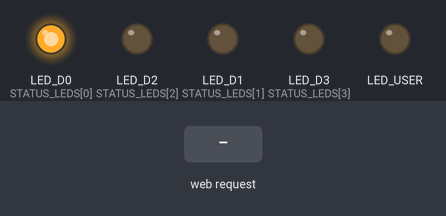
Recording of a sketch running on a simulated Arduino Opta. On the bench: output pins drawn as LEDs (lit = HIGH). The inputs (shaded band) are chosen by the test bench. WiFi joins after 1.5 s; servers stay silent unless stated; what the sketch prints to the serial monitor is not drawn.

Above: at 1.2 s.
1.3 s: HTTP request GET /PING received
At 2.4 s:
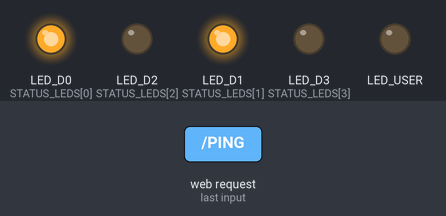
4.3 s: HTTP request GET /TIME received
At 4.6 s:
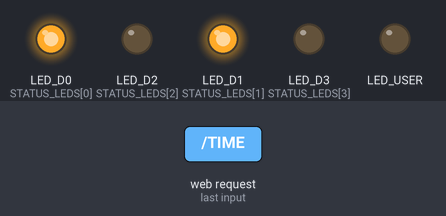
5.8 s: HTTP request GET /INFO received
At 8.2 s:
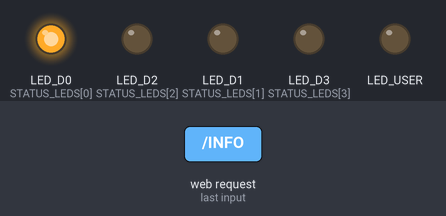
Timing chart, 0 to 9.7 s (numbered marks = the images above; inputs shaded):
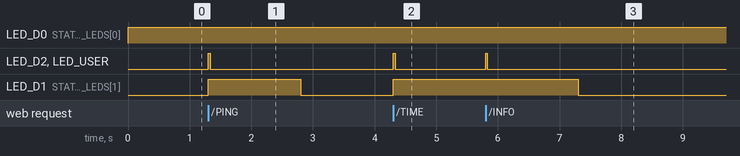

Measured:
- after the input at 1.3 s, LED_D2 (STATUS_LEDS[2]), LED_USER: LOW → HIGH at once, → LOW 0.03 s later; LED_D1 (STATUS_LEDS[1]): LOW → HIGH at once, → LOW 1.5 s later
- after the input at 4.3 s, LED_D2 (STATUS_LEDS[2]), LED_USER: LOW → HIGH at once, → LOW 0.03 s later; LED_D1 (STATUS_LEDS[1]): LOW → HIGH at once
- after the input at 5.8 s, LED_D2 (STATUS_LEDS[2]), LED_USER: LOW → HIGH at once, → LOW 0.03 s later; LED_D1 (STATUS_LEDS[1]): HIGH → LOW after 1.5 s instead of 0.00 s

The sketch:

opta_tcp_server_test.ino
```cpp
/*
  ============================================================================
   OPTA TCP SERVER TEST  -  Arduino Opta WiFi (Ethernet port)
   Pair: python/tcp_test_client.py  (Opta = server, PC = client)
  ============================================================================
   - Static IP 169.254.163.10 / 255.255.0.0, TCP server on port 8000,
     up to 4 clients at the same time.
   - Every byte received is printed on the USB Serial Monitor (115200) as
     text + HEX.
   - Every received line is forwarded to the other clients as
     "FROM <ip>:<port> <line>".
   - Relays are NOT used: safe to run with the motor drive wired.

   PC Ethernet adapter: 169.254.163.50 / 255.255.0.0
   PC runs:  python tcp_test_client.py --host 169.254.163.10

   Line protocol (text, CR/LF or LF terminated, case-insensitive commands)
     PING              -> PONG
     INFO              -> INFO ip=... clients=... uptime=... rx=... tx=...
     TIME              -> TIME <millis>
     LED <1-4> <0|1>   -> OK   (switches STATUS LED 1..4, visible check)
     PARSE <x;y;theta;result;> -> XYZR x=.. y=.. theta=.. result=..  or  XYZR ERR
     anything else     -> ECHO:<same text>

   LEDs: STATUS1 = Ethernet link up, STATUS2 = at least one client,
         STATUS3 = flashes on receive, blue USER LED = flashes on transmit
  ============================================================================
*/

#include <Ethernet.h>
#include <ctype.h>
#include <stdlib.h>
#include <string.h>

// ------------------------------ Configuration --------------------------------
IPAddress OPTA_IP(169, 254, 163, 10);
IPAddress OPTA_SUBNET(255, 255, 0, 0);
IPAddress OPTA_GATEWAY(169, 254, 163, 1);   // not used
IPAddress OPTA_DNS(169, 254, 163, 1);       // not used
const uint16_t TEST_PORT = 8000;

const uint8_t  MAX_CLIENTS        = 4;
const bool     ECHO_ENABLED       = true;
const bool     FORWARD_TO_OTHERS  = true;
const bool     HEX_DUMP           = true;
const size_t   LINE_MAX           = 600;
const unsigned long RX_FRAME_GAP_MS = 50;   // un-terminated message ends after this silence
const unsigned long WRITE_TIMEOUT_MS = 200;
// ------------------------------------------------------------------------------

struct Slot {
  EthernetClient client;
  bool used;
  char ip[20];
  uint16_t port;
  char line[LINE_MAX];
  size_t len;
  unsigned long lastByteAt;
  uint32_t rxBytes, txBytes;
};

void handleLine(uint8_t idx, char* line);
void sendTo(uint8_t idx, const char* text);
void dumpBytes(uint8_t idx, const uint8_t* data, size_t n);
void serviceClients(unsigned long now);
void acceptClients(unsigned long now);
void closeSlot(uint8_t idx, const char* why);
uint8_t clientCount();
bool parseCam(const char* msg, float* v, char* result, size_t resultSize);
void fmtFixed(char* out, size_t size, float v);

EthernetServer server(TEST_PORT);
Slot slots[MAX_CLIENTS];
bool linkUp = false;
unsigned long lastLinkCheck = 0, rxLedUntil = 0, txLedUntil = 0;
uint32_t totalRx = 0, totalTx = 0;

const uint8_t STATUS_LEDS[4] = { LED_D0, LED_D1, LED_D2, LED_D3 };
bool userLedOverride[4] = { false, false, false, false };
bool userLedState[4]    = { false, false, false, false };

// Parses "x;y;theta;result;" (',' also accepted, trailing separator optional).
bool parseCam(const char* msg, float* v, char* result, size_t resultSize) {
  char tok[6][32];
  uint8_t nt = 0;
  const char* p = msg;
  for (;;) {
    const char* a = p;
    while (*p && *p != ';' && *p != ',') p++;
    const char* b = p;
    while (a < b && isspace((unsigned char)*a)) a++;
    while (b > a && isspace((unsigned char)b[-1])) b--;
    if (nt < 6) {
      size_t len = (size_t)(b - a);
      if (len > 31) len = 31;
      memcpy(tok[nt], a, len);
      tok[nt][len] = '\0';
      nt++;
    }
    if (*p == '\0') break;
    p++;
  }
  while (nt > 0 && tok[nt - 1][0] == '\0') nt--;
  if (nt < 4 || tok[3][0] == '\0') return false;
  for (uint8_t i = 0; i < 3; i++) {
    char* end = nullptr;
    v[i] = strtof(tok[i], &end);
    if (end == tok[i] || *end != '\0') return false;
  }
  size_t k = 0;
  for (; tok[3][k] && k < resultSize - 1; k++) result[k] = (char)toupper((unsigned char)tok[3][k]);
  result[k] = '\0';
  return true;
}

void fmtFixed(char* out, size_t size, float v) {
  long scaled = (long)(v * 1000.0f + (v >= 0 ? 0.5f : -0.5f));
  const char* sign = (scaled < 0) ? "-" : "";
  if (scaled < 0) scaled = -scaled;
  snprintf(out, size, "%s%ld.%03ld", sign, scaled / 1000L, scaled % 1000L);
}

uint8_t clientCount() {
  uint8_t n = 0;
  for (uint8_t i = 0; i < MAX_CLIENTS; i++) if (slots[i].used) n++;
  return n;
}

void sendTo(uint8_t idx, const char* text) {
  if (!slots[idx].used) return;
  size_t n = strlen(text);
  size_t w = slots[idx].client.write((const uint8_t*)text, n);
  w += slots[idx].client.write((const uint8_t*)"\r\n", 2);
  if (w != n + 2) { closeSlot(idx, "write failed"); return; }
  slots[idx].txBytes += w;
  totalTx += w;
  txLedUntil = millis() + 30;
}

void dumpBytes(uint8_t idx, const uint8_t* data, size_t n) {
  if (!HEX_DUMP) return;
  Serial.print("RX ["); Serial.print(slots[idx].ip); Serial.print("] ");
  Serial.print(n); Serial.print(" bytes  \"");
  for (size_t i = 0; i < n; i++) {
    uint8_t c = data[i];
    if (c == '\r') Serial.print("\\r");
    else if (c == '\n') Serial.print("\\n");
    else if (c >= 0x20 && c <= 0x7E) Serial.write(c);
    else Serial.print('.');
  }
  Serial.print("\"  HEX:");
  for (size_t i = 0; i < n; i++) {
    Serial.print(' ');
    if (data[i] < 0x10) Serial.print('0');
    Serial.print(data[i], HEX);
  }
  Serial.println();
}

void closeSlot(uint8_t idx, const char* why) {
  if (!slots[idx].used) return;
  slots[idx].client.stop();
  slots[idx].used = false;
  Serial.print("Client "); Serial.print(slots[idx].ip); Serial.print(':'); Serial.print(slots[idx].port);
  Serial.print(" closed ("); Serial.print(why); Serial.print(")  rx="); Serial.print(slots[idx].rxBytes);
  Serial.print(" tx="); Serial.println(slots[idx].txBytes);
}

void handleLine(uint8_t idx, char* line) {
  Serial.print("LINE ["); Serial.print(slots[idx].ip); Serial.print("] "); Serial.println(line);

  if (FORWARD_TO_OTHERS) {
    char fwd[LINE_MAX + 40];
    snprintf(fwd, sizeof(fwd), "FROM %s:%u %s", slots[idx].ip, slots[idx].port, line);
    for (uint8_t j = 0; j < MAX_CLIENTS; j++) if (j != idx && slots[j].used) sendTo(j, fwd);
  }

  char cmd[16];
  size_t k = 0;
  while (line[k] && line[k] != ' ' && k < sizeof(cmd) - 1) { cmd[k] = (char)toupper((unsigned char)line[k]); k++; }
  cmd[k] = '\0';
  const char* arg = line + k;
  while (*arg == ' ') arg++;

  char reply[LINE_MAX + 16];
  float v[3];
  if (strcmp(cmd, "PING") == 0 && line[4] == '\0') {
    sendTo(idx, "PONG");
  } else if (strcmp(cmd, "TIME") == 0) {
    snprintf(reply, sizeof(reply), "TIME %lu", millis());
    sendTo(idx, reply);
  } else if (strcmp(cmd, "INFO") == 0) {
    snprintf(reply, sizeof(reply), "INFO ip=%s port=%u link=%d clients=%u uptime=%lu rx=%lu tx=%lu",
             OPTA_IP.toString().c_str(), TEST_PORT, linkUp, clientCount(), millis() / 1000UL,
             (unsigned long)totalRx, (unsigned long)totalTx);
    sendTo(idx, reply);
  } else if (strcmp(cmd, "PARSE") == 0) {
    char res[16];
    if (parseCam(arg, v, res, sizeof(res))) {
      char xs[16], ys[16], ts[16];
      fmtFixed(xs, sizeof(xs), v[0]); fmtFixed(ys, sizeof(ys), v[1]); fmtFixed(ts, sizeof(ts), v[2]);
      snprintf(reply, sizeof(reply), "XYZR x=%s y=%s theta=%s result=%s", xs, ys, ts, res);
    } else {
      snprintf(reply, sizeof(reply), "XYZR ERR");
    }
    sendTo(idx, reply);
  } else if (strcmp(cmd, "LED") == 0) {
    int n = -1, val = -1;
    if (sscanf(arg, "%d %d", &n, &val) == 2 && n >= 1 && n <= 4 && (val == 0 || val == 1)) {
      userLedOverride[n - 1] = true;
      userLedState[n - 1] = (val == 1);
      sendTo(idx, "OK");
    } else {
      sendTo(idx, "ERR usage: LED <1-4> <0|1>");
    }
  } else if (ECHO_ENABLED) {
    snprintf(reply, sizeof(reply), "ECHO:%s", line);
    sendTo(idx, reply);
  }
}

void acceptClients(unsigned long now) {
  EthernetClient incoming = server.accept();
  if (!incoming) return;
  int idx = -1;
  for (uint8_t i = 0; i < MAX_CLIENTS; i++) if (!slots[i].used) { idx = i; break; }
  if (idx < 0) {
    // All slots used. The mbed socket layer does not always notice a client
    // that closed politely, so free the slot that has been quiet the longest.
    idx = 0;
    for (uint8_t i = 1; i < MAX_CLIENTS; i++) if (slots[i].lastByteAt < slots[idx].lastByteAt) idx = i;
    closeSlot((uint8_t)idx, "evicted for new client");
  }
  Slot& s = slots[idx];
  s.client = incoming;
  s.client.setSocketTimeout(WRITE_TIMEOUT_MS);
  s.used = true;
  s.len = 0;
  s.lastByteAt = now;
  s.rxBytes = s.txBytes = 0;
  snprintf(s.ip, sizeof(s.ip), "%s", incoming.remoteIP().toString().c_str());
  s.port = incoming.remotePort();
  Serial.print("Client "); Serial.print(s.ip); Serial.print(':'); Serial.print(s.port);
  Serial.print(" connected (slot "); Serial.print(idx); Serial.println(')');
  char hello[64];
  snprintf(hello, sizeof(hello), "HELLO OPTA-TCP-SERVER-TEST slot=%d", idx);
  sendTo(idx, hello);
}

void serviceClients(unsigned long now) {
  uint8_t chunk[256];
  for (uint8_t i = 0; i < MAX_CLIENTS; i++) {
    Slot& s = slots[i];
    if (!s.used) continue;
    if (!s.client.connected()) { closeSlot(i, "peer closed"); continue; }

    int avail = s.client.available();
    if (avail > 0) {
      int n = s.client.read(chunk, (size_t)min(avail, (int)sizeof(chunk)));
      if (n > 0) {
        s.rxBytes += n;
        totalRx += n;
        s.lastByteAt = now;
        rxLedUntil = now + 30;
        dumpBytes(i, chunk, (size_t)n);
        for (int b = 0; b < n && s.used; b++) {
          char c = (char)chunk[b];
          if (c == '\r' || c == '\n' || c == 0) {
            if (s.len > 0) { s.line[s.len] = '\0'; s.len = 0; handleLine(i, s.line); }
          } else if (s.len < LINE_MAX - 1) {
            s.line[s.len++] = c;
          } else {
            s.line[s.len] = '\0'; s.len = 0; handleLine(i, s.line);
          }
        }
      }
    } else if (s.len > 0 && (now - s.lastByteAt) >= RX_FRAME_GAP_MS) {
      s.line[s.len] = '\0';
      s.len = 0;
      Serial.println("(message had no CR/LF terminator)");
      handleLine(i, s.line);
    }
  }
}

void setup() {
  for (uint8_t i = 0; i < 4; i++) { pinMode(STATUS_LEDS[i], OUTPUT); digitalWrite(STATUS_LEDS[i], LOW); }
  pinMode(LED_USER, OUTPUT);
  digitalWrite(LED_USER, LOW);
  for (uint8_t i = 0; i < MAX_CLIENTS; i++) slots[i].used = false;

  Serial.begin(115200);
  unsigned long t0 = millis();
  while (!Serial && millis() - t0 < 3000) {}

  Serial.println();
  Serial.println("=== OPTA TCP SERVER TEST ===");
  Serial.print("Static IP "); Serial.print(OPTA_IP); Serial.print("  port "); Serial.println(TEST_PORT);
  Serial.println("Waiting for Ethernet link (max 10 s)...");
  Ethernet.begin(nullptr, OPTA_IP, OPTA_DNS, OPTA_GATEWAY, OPTA_SUBNET, 10000, 4000);
  linkUp = (Ethernet.linkStatus() == LinkON);
  Serial.print("Ethernet link "); Serial.println(linkUp ? "UP" : "DOWN (check cable)");
  server.begin();
  Serial.println("Server listening. From the PC run:  python tcp_test_client.py --host 169.254.163.10");
}

void loop() {
  unsigned long now = millis();

  if (now - lastLinkCheck >= 500) {
    lastLinkCheck = now;
    bool up = (Ethernet.linkStatus() == LinkON);
    if (up != linkUp) { linkUp = up; Serial.print("Ethernet link "); Serial.println(up ? "UP" : "DOWN"); }
  }

  acceptClients(now);
  serviceClients(now);

  bool autoState[4] = { linkUp, clientCount() > 0, (long)(rxLedUntil - now) > 0, false };
  for (uint8_t i = 0; i < 4; i++) {
    bool on = userLedOverride[i] ? userLedState[i] : autoState[i];
    digitalWrite(STATUS_LEDS[i], on ? HIGH : LOW);
  }
  digitalWrite(LED_USER, (long)(txLedUntil - now) > 0 ? HIGH : LOW);
}
```
